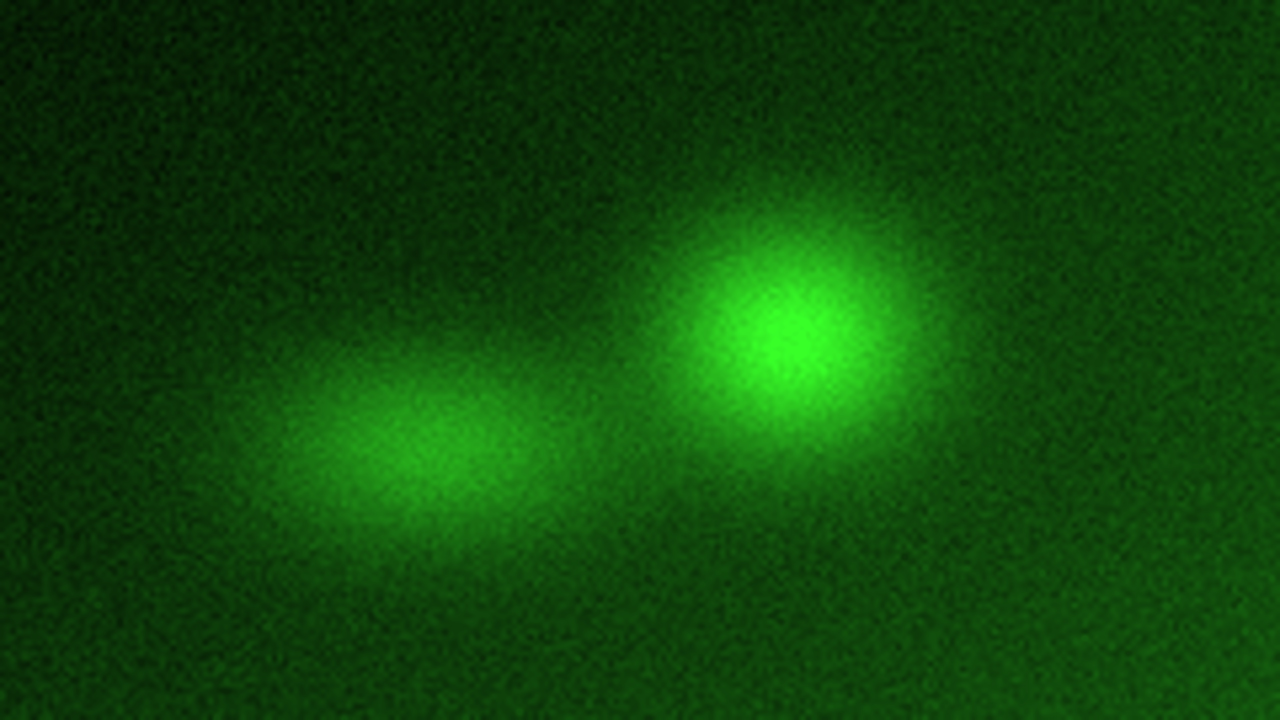
#> input picture research/reports/submission/challenge_cup_report_draft_20260721/assets/sources/competition_icg_4k.jpg, 3840 x 2160 px (shown at 1/3 size)
$ python -i video.py   (imports and definitions only)   (older library calls are emulated)
#> lines starting #> are read from the running program, lines starting #| are printed output that depends on the picture; after the words box and inside, x2 and y2 are one past the last pixel; in counts of white or black regions, pixels touching at a corner belong together
#> further down, picture is the input picture: shape (2160, 3840, 3); mean B, G, R 10.9, 70.7, 15.2
from __future__ import annotations

import json
from pathlib import Path
from typing import Any, Sequence

import numpy as np


# [481 lines left out: functions extract_keyframes, _write_keyframe_manifest, _requested_indexes, _frame_index_manifest, _timeline_manifest, _timeline_frame and 3 more, not called in this run]


def _frame_quality(frame: Any, *, max_evaluation_side: int | None = None) -> dict[str, Any]:
    evaluation_frame, gray = _prepare_quality_frame(frame, max_evaluation_side=max_evaluation_side)
    return _frame_quality_from_prepared(evaluation_frame, gray, source_shape=frame.shape)


# [12 lines left out: function _selected_frame_quality, not called in this run]


def _prepare_quality_frame(frame: Any, *, max_evaluation_side: int | None) -> tuple[Any, np.ndarray]:
    import cv2

    evaluation_frame = frame
    if max_evaluation_side is not None:
        evaluation_frame = _resize_for_preview(frame, max_preview_side=max(64, int(max_evaluation_side)))
    gray = cv2.cvtColor(evaluation_frame, cv2.COLOR_BGR2GRAY)
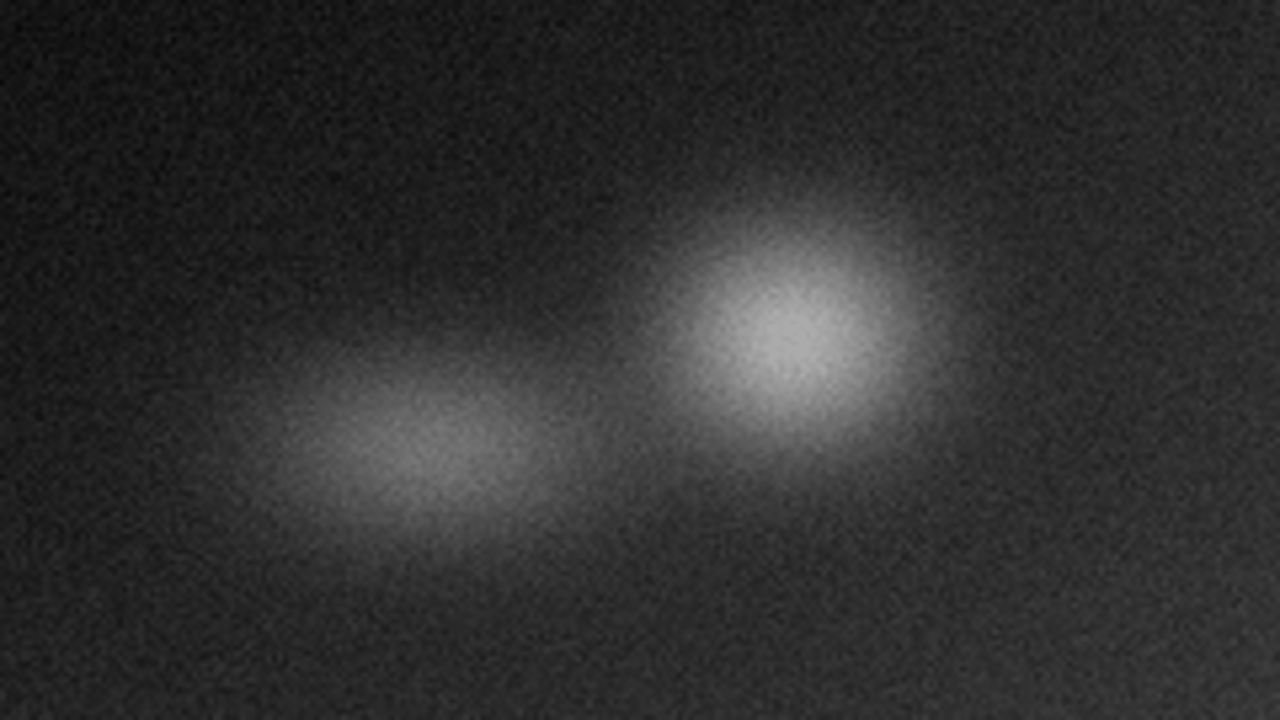
#> gray: shape (2160, 3840) (shown at 1/3 size); min 7, max 172, mean 47.3
    return evaluation_frame, gray


# [14 lines left out: function _quality_evaluation_metadata, not called in this run]


def _frame_quality_from_prepared(
    evaluation_frame: Any,
    gray: np.ndarray,
    *,
    source_shape: Sequence[int],
) -> dict[str, Any]:
#> called with source_shape = (2160, 3840, 3)
    import cv2

    # Only the green channel is needed independently. Avoid materializing all three 4K channels.
    green = cv2.extractChannel(evaluation_frame, 1)
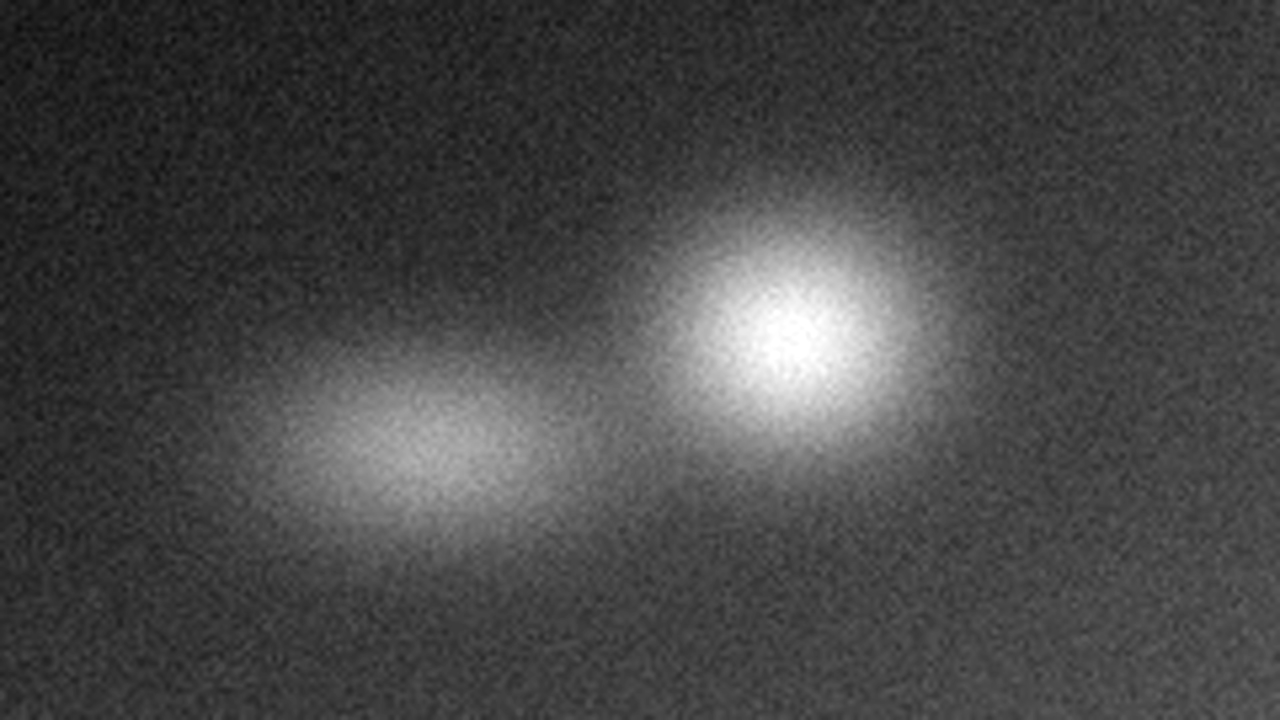
#> green: shape (2160, 3840) (shown at 1/3 size); min 11, max 255, mean 70.7
    green_dominance = cv2.subtract(green, cv2.max(evaluation_frame[..., 2], evaluation_frame[..., 0]))
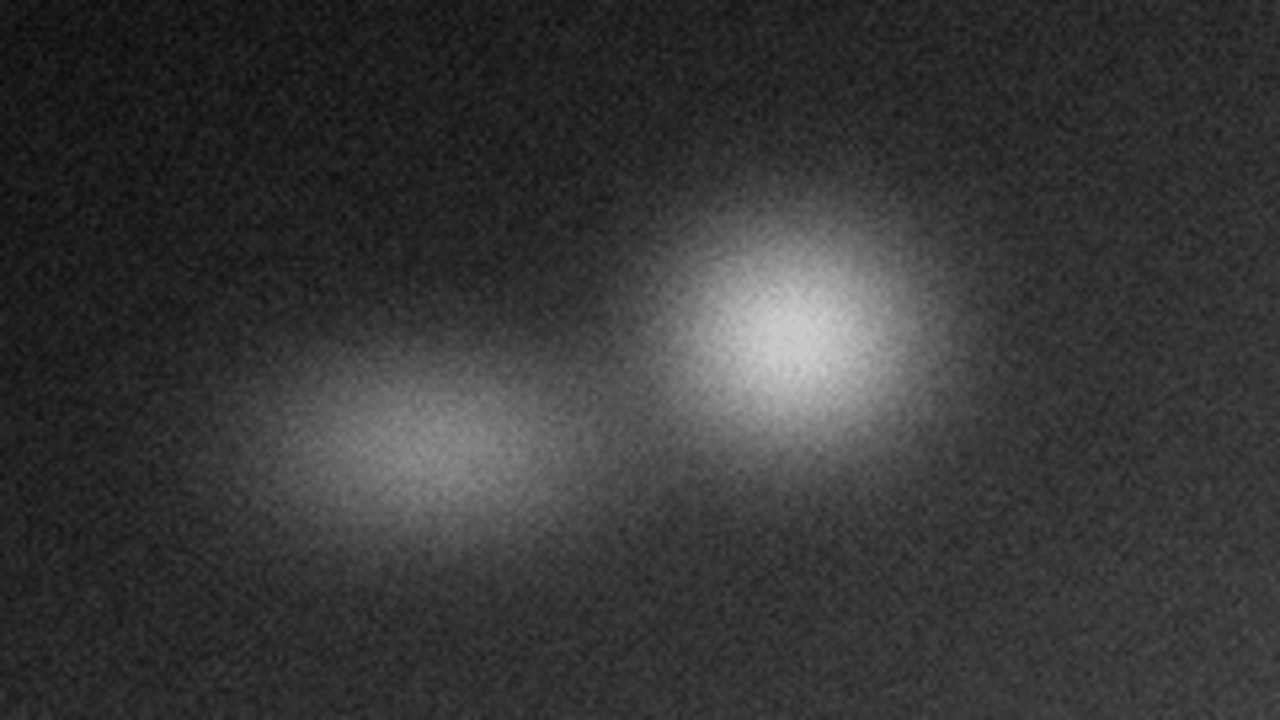
#> green_dominance: shape (2160, 3840) (shown at 1/3 size); min 9, max 201, mean 55.5
    gray_histogram = _uint8_histogram(gray)
#> gray_histogram = 256 values, max 313607 at index 41, min 0 at index 0, mean 32400
    green_histogram = _uint8_histogram(green)
#> green_histogram = 256 values, max 253027 at index 69, min 0 at index 0, mean 32400
    dominance_histogram = _uint8_histogram(green_dominance)
#> dominance_histogram = 256 values, max 462591 at index 51, min 0 at index 0, mean 32400
    pixel_count = max(1, int(gray.size))
#> pixel_count = 8294400
    _, high_intensity = cv2.threshold(gray, 200, 255, cv2.THRESH_BINARY)
#> high_intensity: shape (2160, 3840); every value is 0
    _, high_green_dominance = cv2.threshold(green_dominance, 50, 255, cv2.THRESH_BINARY)
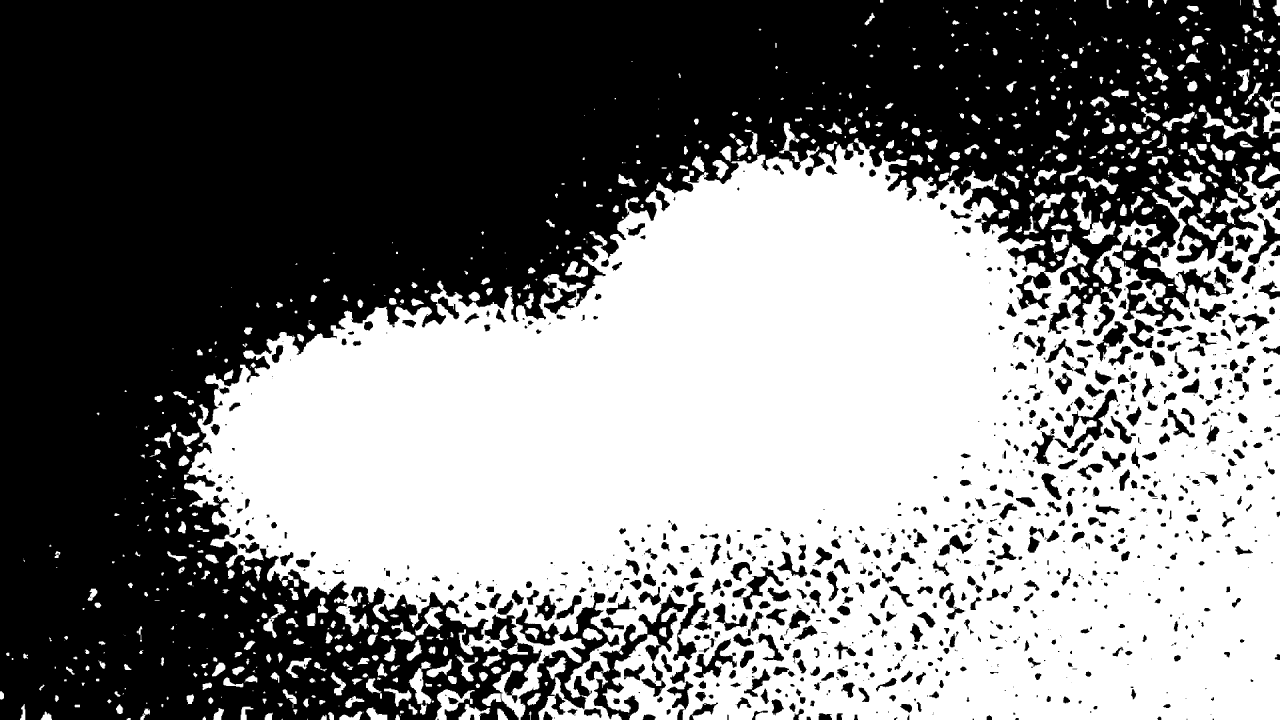
#> high_green_dominance: shape (2160, 3840) (shown at 1/3 size); 48.2% white; 783 white regions (181 under 20 px), largest, box (x1, y1, x2, y2) and area: (552, 414, 3840, 2160) 3791838, (1306, 2068, 1424, 2160) 4434, (1226, 1984, 1294, 2144) 4052
    high_signal = cv2.bitwise_or(high_intensity, high_green_dominance)
    source_height, source_width = int(source_shape[0]), int(source_shape[1])
    evaluation_height, evaluation_width = int(gray.shape[0]), int(gray.shape[1])
#> evaluation_height = 2160; evaluation_width = 3840
    return {
        "mean_intensity": float(cv2.mean(gray)[0]),
        "p95_intensity": _uint8_percentile(gray_histogram, 95.0, pixel_count),
        "p99_green": _uint8_percentile(green_histogram, 99.0, pixel_count),
        "green_dominance_p95": _uint8_percentile(dominance_histogram, 95.0, pixel_count),
        "high_signal_fraction": float(cv2.countNonZero(high_signal) / pixel_count),
        "blur_laplacian_var": float(cv2.Laplacian(gray, cv2.CV_64F).var()),
        "underexposed_fraction": float(gray_histogram[:8].sum(dtype=np.int64) / pixel_count),
        "overexposed_fraction": float(gray_histogram[248:].sum(dtype=np.int64) / pixel_count),
        "source_width": source_width,
        "source_height": source_height,
        "evaluation_width": evaluation_width,
        "evaluation_height": evaluation_height,
        "evaluation_scale": float(evaluation_width / source_width) if source_width else 1.0,
        "evaluation_downsampled": evaluation_width != source_width or evaluation_height != source_height,
    }


def _uint8_histogram(image: np.ndarray) -> np.ndarray:
    import cv2

    return cv2.calcHist([image], [0], None, [256], [0, 256]).reshape(-1).astype(np.int64, copy=False)


def _uint8_percentile(histogram: np.ndarray, percentile: float, pixel_count: int) -> float:
#> called with histogram = array of shape (256,), percentile = 95, pixel_count = 8294400
    if pixel_count <= 0:
        return 0.0
    rank = (pixel_count - 1) * percentile / 100.0
#> rank = 7879679
    lower_rank = int(np.floor(rank))
#> lower_rank = 7879679
    upper_rank = int(np.ceil(rank))
#> upper_rank = 7879680
    cumulative = np.cumsum(histogram, dtype=np.int64)
#> cumulative = 256 values from 0 to 8294400
    lower_value = int(np.searchsorted(cumulative, lower_rank + 1, side="left"))
#> lower_value = 99
    upper_value = int(np.searchsorted(cumulative, upper_rank + 1, side="left"))
#> upper_value = 99
    return float(lower_value + (upper_value - lower_value) * (rank - lower_rank))


# [95 lines left out: functions _frame_signature, _visual_hash, _duplicate_match, _candidate_trace, _deduplication_summary, _selection_score and 1 more, not called in this run]

>>> import cv2
>>> picture = cv2.imread('../../research/reports/submission/challenge_cup_report_draft_20260721/assets/sources/competition_icg_4k.jpg')
>>> result = _frame_quality(picture)
#> result = 14 items

$ run again, on research/reports/submission/challenge_cup_report_draft_20260721/assets/sources/d083_frame_05_raw.jpg
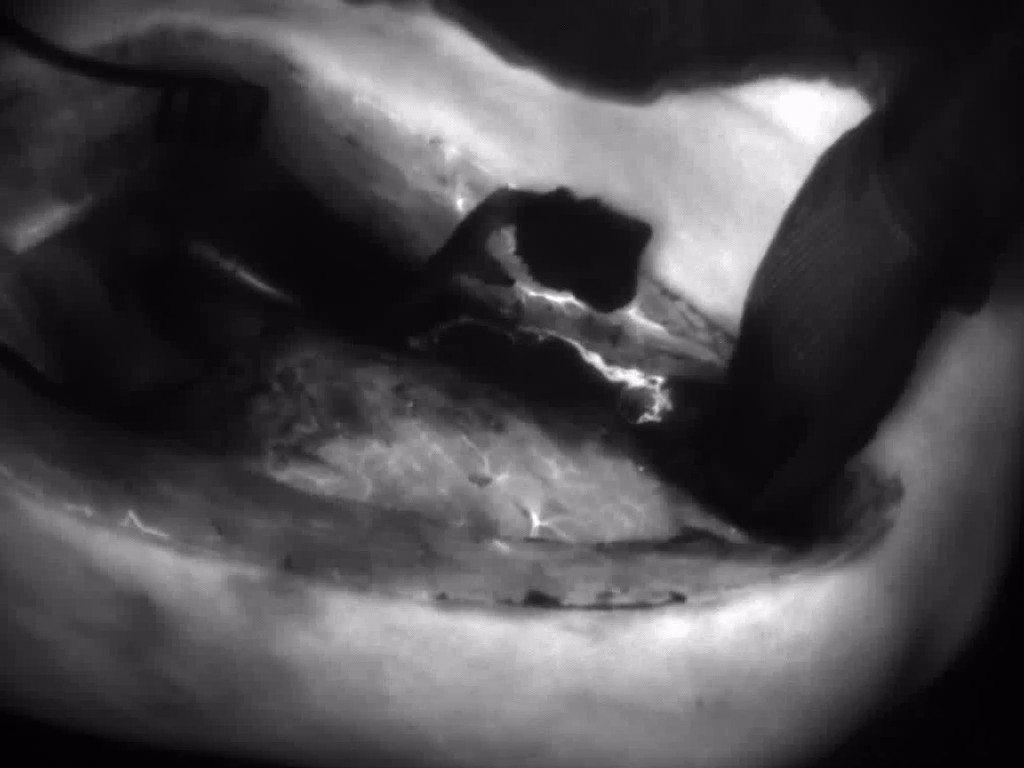
#> input picture research/reports/submission/challenge_cup_report_draft_20260721/assets/sources/d083_frame_05_raw.jpg, 1024 x 768 px
#> picture is the input picture: shape (768, 1024, 3); mean B, G, R 76, 73, 75
#> green_dominance: shape (768, 1024); every value is 0
#> gray_histogram = 256 values, max 23882 at index 11, min 0 at index 0, mean 3072
#> green_histogram = 256 values, max 23882 at index 10, min 0 at index 0, mean 3072
#> dominance_histogram = 256 values, max 786432 at index 0, min 0 at index 1, mean 3072
#> in _frame_quality_from_prepared, `_, high_intensity = cv2.threshold(gray, 200, 255, cv2.THRESH_BINARY)`:
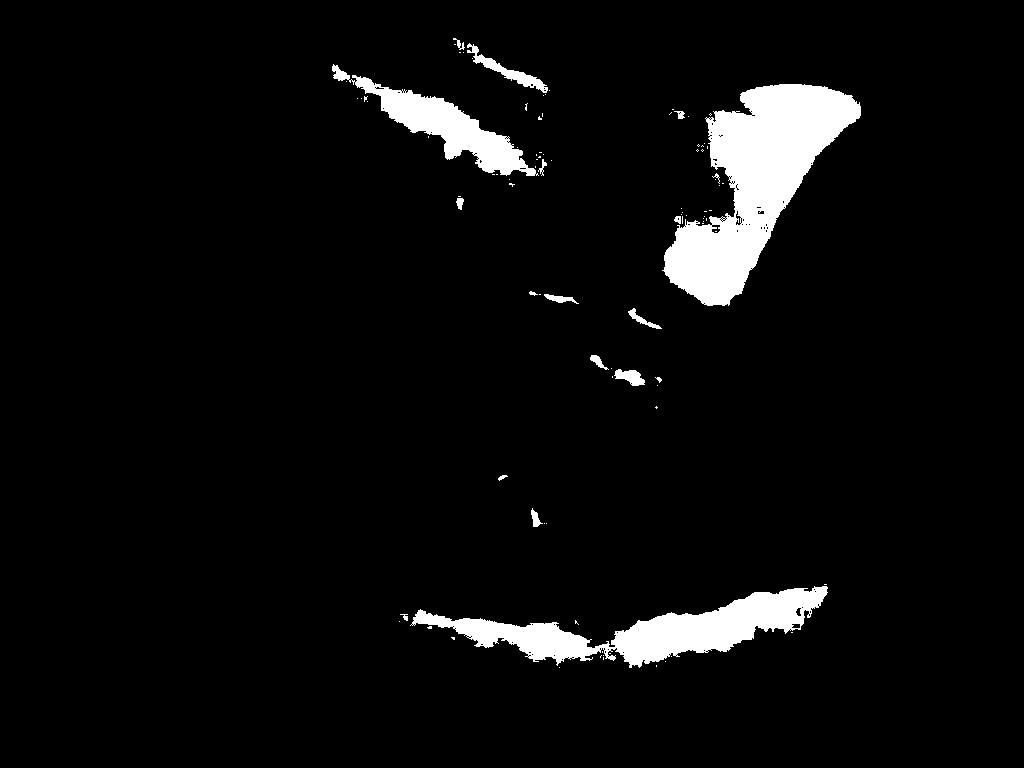
#> high_intensity: shape (768, 1024); 5% white; 96 white regions (77 under 20 px), largest, box (x1, y1, x2, y2) and area: (662, 84, 861, 306) 19538, (410, 586, 828, 668) 11954, (332, 64, 539, 176) 5790
#> cumulative = 256 values from 0 to 786432
#> lower_value = 201
#> result = 14 items
